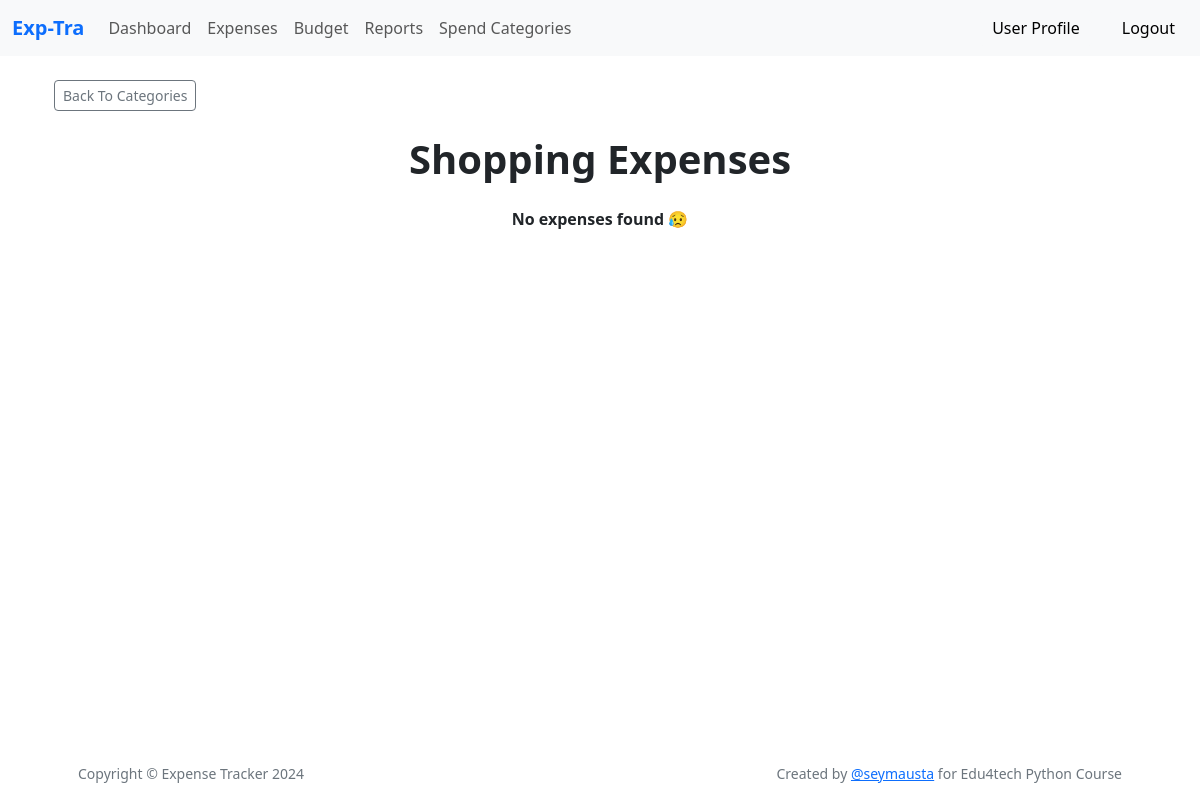
Before: /category/5/expenses (signed in) with the older database file.
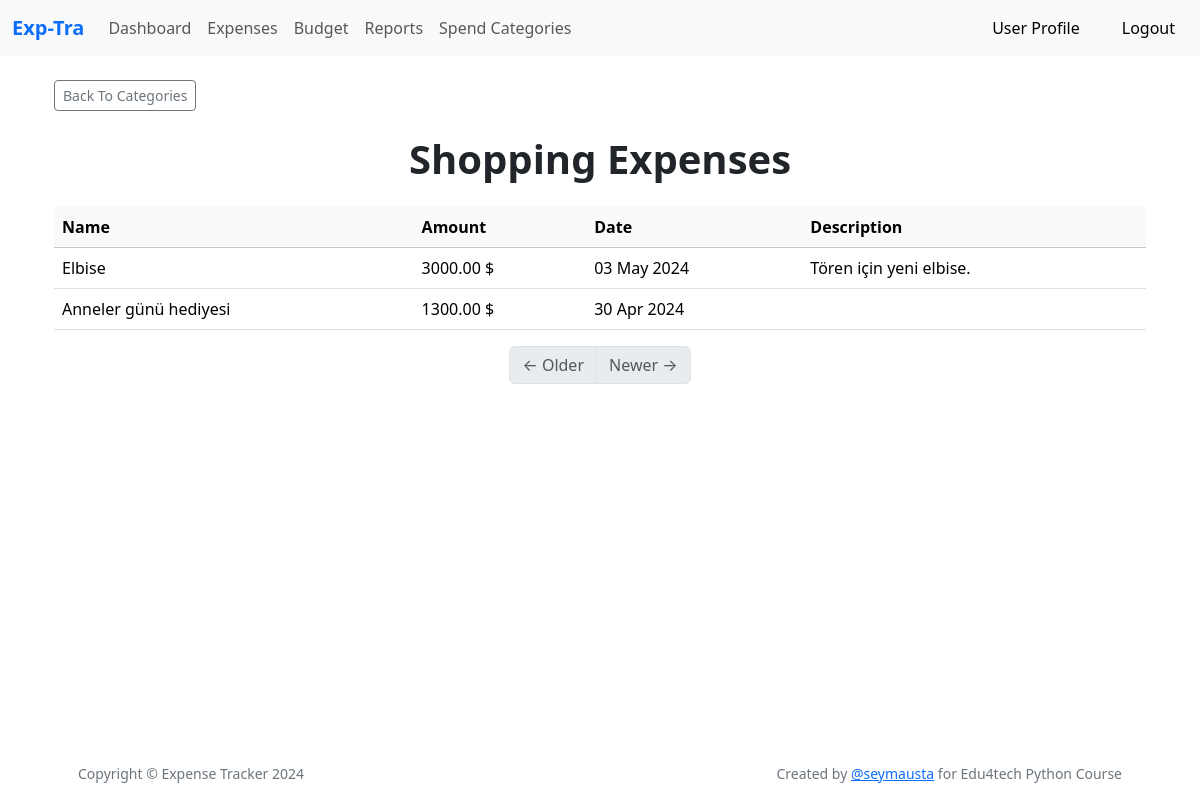
After: the same page with the newer database file.
### app/models.py (models this page shows, shortened)
class Category(db.Model):
    id: so.Mapped[int] = so.mapped_column(primary_key=True)
    name: so.Mapped[str] = so.mapped_column(sa.String(140))
    expenses = db.relationship('Expense', backref='category', lazy=True)

class Expense(db.Model):
    __tablename__ = 'expenses'
    id: so.Mapped[int] = so.mapped_column(primary_key=True)
    name: so.Mapped[str] = so.mapped_column(sa.String(140))
    amount : so.Mapped[float] = so.mapped_column(sa.Numeric(10, 2), nullable=False)
    category_id : so.Mapped[int] = so.mapped_column(sa.ForeignKey(Category.id),index=True)
    date : so.Mapped[datetime] = so.mapped_column(sa.Date, nullable=False)
    description: so.Mapped[str] = so.mapped_column(sa.Text)
    timestamp: so.Mapped[datetime] = so.mapped_column(
        index=True, default=lambda: datetime.now(timezone.utc))
    user_id: so.Mapped[int] = so.mapped_column(sa.ForeignKey(User.id),
                                               index=True)
    user: so.Mapped[User] = so.relationship(back_populates='expenses')

### app/main/routes.py (the view)
@bp.route('/category/<int:category_id>/expenses')
@login_required
def category_expenses(category_id):
    category = Category.query.get_or_404(category_id)
    expenses = Expense.query.filter_by(user_id=current_user.id, category_id=category_id).all()
    return render_template('category_expenses.html', title='Category Expenses', category=category, expenses=expenses)

### app/models.py (called while the page is built)
@login.user_loader
def load_user(id):
    return db.session.get(User, int(id))

### app/templates/category_expenses.html (shortened to what this page needs)
{% extends "base.html" %}
{% block content %}
<div class="container">
    <br>
    <a href="{{ url_for('main.categories')}}" class="btn btn-outline-secondary btn-sm">Back To Categories</a>
    <h1 class="my-4 fw-bolder text-center">{{ category.name }} Expenses</h1>
    {% if expenses %}
    <div class="table-responsive">
        <table class="table table-hover">
            <thead class="table-light">
                <tr>
                    <th>Name</th>
                    <th>Amount</th>
                    <th>Date</th>
                    <th>Description</th>
                </tr>
            </thead>
            <tbody>
                {% for expense in expenses %}
                <tr>
                    <td>{{ expense.name|capitalize }}</td>
                    <td>{{ expense.amount }}{{ ' $' }}</td>
                    <td>{{ expense.date.strftime('%d %b %Y') }}</td>
                    <td>{{ expense.description|capitalize }}</td>
                </tr>
                {% endfor %}
            </tbody>
        </table>
    </div>
<nav aria-label="Page navigation example">
  <ul class="pagination justify-content-center">
    {% if prev_url %}
      <li class="page-item">
        <a class="page-link" href="{{ prev_url }}">&larr; Older</a>
      </li>
    {% else %}
      <li class="page-item disabled">
        <span class="page-link">&larr; Older</span>
      </li>
    {% endif %}
    {% if next_url %}
      <li class="page-item">
        <a class="page-link" href="{{ next_url }}">Newer &rarr;</a>
      </li>
    {% else %}
      <li class="page-item disabled">
        <span class="page-link">Newer &rarr;</span>
      </li>
    {% endif %}
  </ul>
</nav>
    {% else %}
    <p class="fw-bold text-center">No expenses found 😥</p>
    {% endif %}
</div>
{% endblock %}

### app/templates/base.html (shortened to what this page needs)
<!DOCTYPE html>
<html lang=“en” xmlns="http://www.w3.org/1999/html">
<head>
    <link rel="stylesheet" href="{{ url_for('static', filename='css/styles.css') }}">
    <link href="https://cdn.jsdelivr.net/npm/bootstrap-icons@1.7.2/font/bootstrap-icons.css" rel="stylesheet">
    <link
            href="https://cdn.jsdelivr.net/npm/bootstrap@5.3.2/dist/css/bootstrap.min.css"
            rel="stylesheet"
>
</head>
<body>
{% include "navbar.html" %}
<div class="container has-text-centered">
    {% block content %} {% endblock %}
</div>
<main class="container p-5 text-center">
</main>
<footer class="bg-white py-3 fixed-bottom">
    <div class="container px-5">
        <div class="row align-items-center justify-content-between flex-column flex-sm-row">
            <div class="col-auto">
                <div class="small m-0">Copyright &copy; Expense Tracker 2024</div>
            </div>
            <div class="col-auto">
                <div class="small m-0">Created by <a href="https://github.com/seymausta" target="_blank">@seymausta</a>
                    for Edu4tech Python Course
                </div>
            </div>
        </div>
    </div>
</footer>
</body>
</html>

### app/templates/navbar.html (shortened to what this page needs)
<nav class="navbar navbar-expand-lg bg-body-tertiary">
  <div class="container-fluid">
    <a class="navbar-brand" href="/"><span class="fw-bolder text-primary">Exp-Tra</span></a>
    <div class="collapse navbar-collapse" id="navbarNavDropdown">
      {% if current_user.is_anonymous %}
      <span class="d-flex">
        <a class="btn btn-light ms-3" href="{{ url_for('auth.login') }}">Login</a>&nbsp;
        <a class="btn btn-light ms-3" href="{{ url_for('auth.register') }}">Register</a>
      </span>
    {% else %}
      <ul class="navbar-nav">
        <li class="nav-item">
          <a class="nav-link" href="{{ url_for('main.dashboard') }}">Dashboard</a>
        </li>
        <li class="nav-item">
          <a class="nav-link" href="{{ url_for('main.expenses') }}">Expenses</a>
        </li>
        <li class="nav-item">
          <a class="nav-link" href="{{ url_for('main.budget') }}">Budget</a>
        </li>
        <li class="nav-item">
          <a class="nav-link" href="{{ url_for('main.report') }}">Reports</a>
        </li>
        <li class="nav-item">
          <a class="nav-link" href="{{ url_for('main.categories') }}">Spend Categories</a>
        </li>
      </ul>
    </div>
      <span class="d-flex">
        <a class="btn btn-light ms-3" href="/account">User Profile</a>
        <a class="btn btn-light ms-3" href="{{ url_for('auth.logout') }}">Logout</a>
      </span>
    {% endif %}
  </div>
</nav>

### app/templates/base.html (style rules this page uses)
footer { background-color: #C9A1D0ED; border-radius: 15px; }
footer .small { color: #6c757d; }

Changed rows visible on the page:
added Expense: name "Elbise", amount "3000.00", value "$", date "03 May 2024", description "Tören için yeni elbise."
added Expense: name "Anneler günü hediyesi", amount "1300.00", value "$", date "30 Apr 2024"
Other visible differences:
text no longer shown: "No expenses found 😥"
text now shown: "Name Amount Date Description ← Older Newer →"
